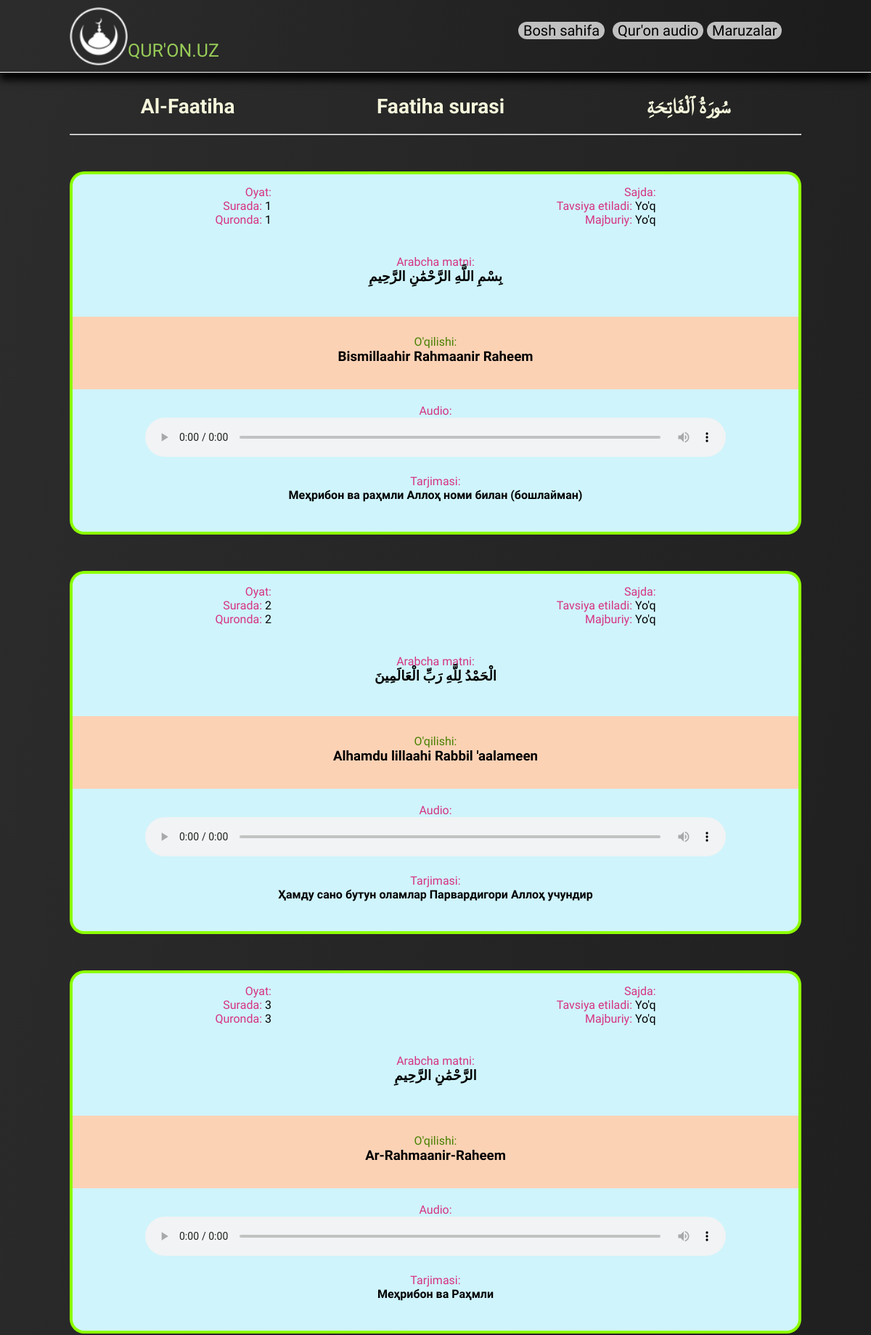
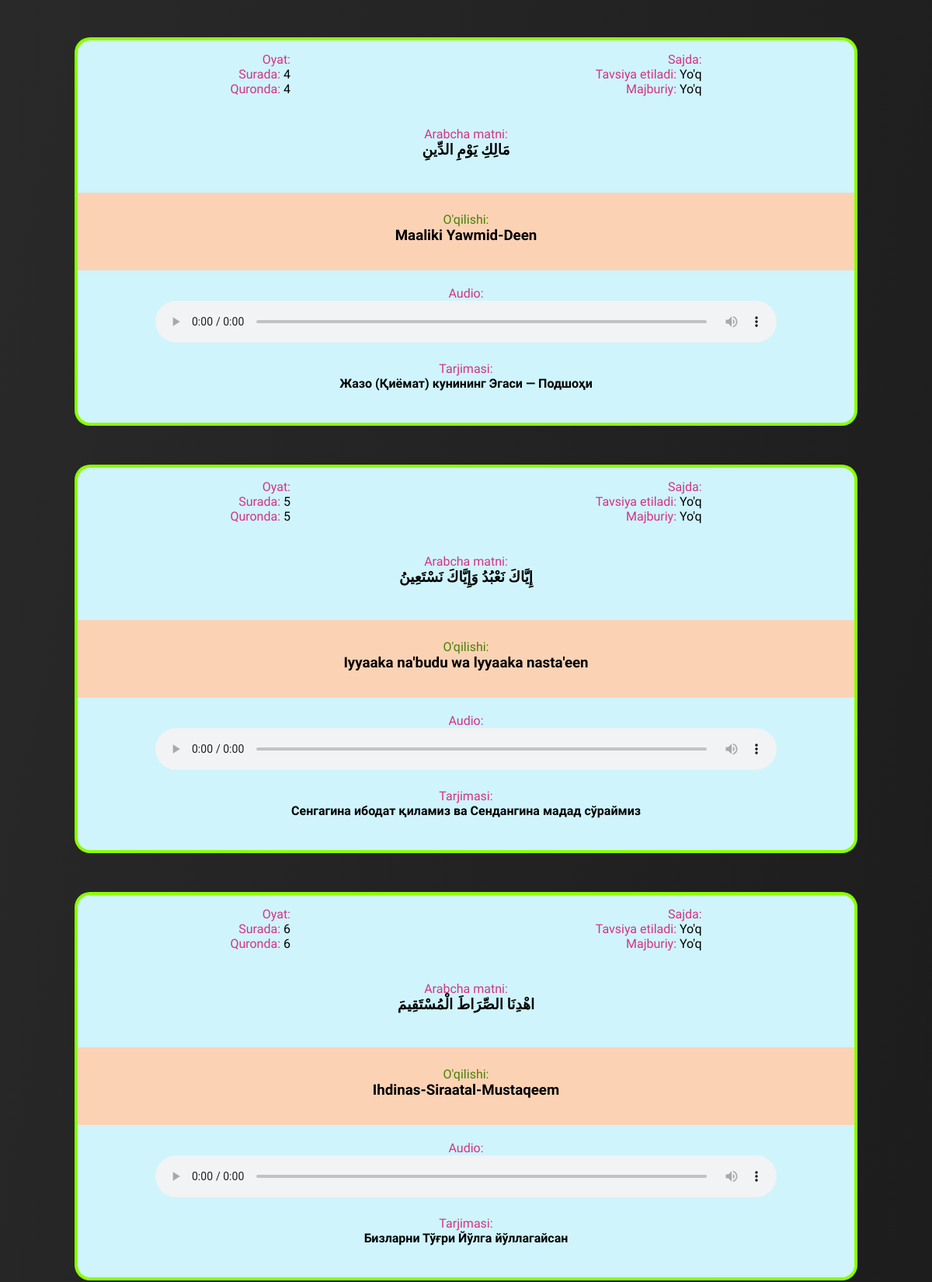
Screenshot of /sura/Al-Faatiha/ (upper part) with the database file from the repository (2 pictures, top to bottom).
### quronuz/models.py (models this page shows, shortened)
class Sura(models.Model):
    title_arabic = models.CharField('Arabcha matni' ,max_length=30)
    title_eng = models.CharField('Inglizcha matni' ,max_length=30)
    title_uz = models.CharField('O\'zbekcha matni' ,max_length=30)
    slug = models.SlugField('Slug' ,max_length=30)
    qori = models.ForeignKey(Qori , on_delete=models.CASCADE, null=True)
    class Meta:
        verbose_name = 'Sura'
        verbose_name_plural = 'Suralar'

class Oyat(models.Model):
    audio = models.FileField('Audio' ,upload_to='audios/')
    text_arabic = models.CharField('Arabcha matni' ,max_length=255)
    text_uzb = models.CharField('O\'qilishi' ,max_length=255)
    text_tafsir = models.CharField('O\'zbekchadagi ma\'nosi',max_length=1000)
    tr_sura = models.IntegerField('Suradagi t/r', default=0)
    tr_umumiy = models.IntegerField('Qur\'ondagi t/r', default=0)
    sajda_tafsiya = models.CharField('Sajda tafsiya', default='Yo\'q',max_length=4)
    sajda_majburiy = models.CharField('Sajda majburiy', default='Yo\'q',max_length=4)
    sura = models.ForeignKey(Sura , on_delete=models.CASCADE, null=True)
    class Meta:
        verbose_name = 'Oyat'
        verbose_name_plural = 'Oyatlar'

### quronuz/views.py (the view)
# urls.py: path('sura/<slug:slug>/', views.sura, name='sura'),
def sura(request, slug):
    sura = Sura.objects.get(slug=slug)
    oyat = sura.oyat_set.order_by()
    return render(request, "sura_detail.html", {
        'suras': sura,
        'oyatlar':oyat,
        })

### template/sura_detail.html (shortened to what this page needs)
{% extends "base.html" %}
{% load static %}
{% block content %}
    <aside>
            <div class="oyat-name">
                    <h1 >{{ suras.title_eng }}</h1> <h1>{{ suras.title_uz }}</h1> <h1>{{ suras.title_arabic }}</h1>
            </div>
         <hr style="margin-top: 20px;">
        <div class="oyatlar">
            {% for oyat in oyatlar %}
            <div class="oyat">
                <div class="oyat1" >
                    <div class="box1">
                        <p>Oyat: </p>
                        <p>Surada: <span>{{ oyat.tr_sura }}<span></p>
                        <p>Quronda: <span>{{ oyat.tr_umumiy }}</span></p>
                    </div>
                    <div class="box1">
                        <p>Sajda: </p>
                        <p>Tavsiya etiladi: <span>{{ oyat.sajda_tafsiya }}</span></p>
                        <p>Majburiy: <span>{{ oyat.sajda_majburiy }}</span></p>
                    </div>
                </div>
                <div class="oyat2">
                    <p>Arabcha matni: </p>
                    <h3>{{ oyat.text_arabic}}</h3>
                </div>
                <div class="oyat3">
                    <p>O'qilishi: </p>
                    <h3>{{ oyat.text_uzb}}</h3>
                </div>
                <div class="oyat4">
                    <p>Audio:</p>
                    <audio src="{{ oyat.audio.url }}" controls>
                    </audio>
                    <p>Tarjimasi: </p>
                    <h4 align="center">{{ oyat.text_tafsir}}</h4>
                </div>
            </div>
            {% endfor %}
        </div>
    </aside>
{% endblock content %}

### static/css/style.css (style rules this page uses)
* { margin: 0; padding: 0; box-sizing: border-box; font-family: 'Rajdhani', sans-serif; }
aside { width: 100%; height: auto; padding: 130px 8% 0 8%; }
aside h1 { font-size: 28px; color: beige; text-align: center; }
aside { margin-bottom: 50px; }
.oyat-name { display: flex; justify-content: space-around; }
.oyat1 { width: 100%; height: 100px; background-color: #cff4fc; border-top-left-radius: 20px; border-top-right-radius: 20px; display: flex; justify-content: space-around; border-left: 4px solid #8cff00; border-right: 4px solid #8cff00; border-top: 4px solid #8cff00; padding-top: 15px; margin-top: 50px; }
.oyat1 p { color: #d63384; }
.oyat1 p span { color: black; }
.box1 { text-align: right; }
.oyat2 { width: 100%; height: 100px; background-color: #cff4fc; border-left: 4px solid #8cff00; border-right: 4px solid #8cff00; text-align: center; padding-top: 15px; }
.oyat2 p { color: #d63384; }
.oyat3 { width: 100%; height: 100px; background-color: #fcd2b5; border-left: 4px solid #8cff00; border-right: 4px solid #8cff00; text-align: center; padding-top: 25px; }
.oyat3 p { color: #478100; }
.oyat4 { width: 100%; min-height: 200px; background-color: #cff4fc; border-bottom-left-radius: 20px; border-bottom-right-radius: 20px; border-left: 4px solid #8cff00; border-right: 4px solid #8cff00; border-bottom: 4px solid #8cff00; }
.oyat4 audio { width: 80%; margin: 0 10%; z-index: 0; }
.oyat4 p { color: #d63384; text-align: center; justify-content: center; padding-top: 20px; }

### template/base.html (style rules this page uses)
body { background: linear-gradient(101.56deg, #2C2C2C 1.56%, #1C1C1C 95.55%); }

### rows the page displays
Sura: title_eng "Al-Faatiha", title_uz "Faatiha surasi", title_arabic "سُورَةُ ٱلْفَاتِحَةِ"
Oyat: tr_sura "1", tr_umumiy "1", sajda_tafsiya "Yo'q", sajda_majburiy "Yo'q", text_arabic "بِسْمِ اللَّهِ الرَّحْمَٰنِ الرَّحِيمِ", text_uzb "Bismillaahir Rahmaanir Raheem", text_tafsir "Меҳрибон ва раҳмли Аллоҳ номи билан (бошлайман)"
Oyat: tr_sura "2", tr_umumiy "2", sajda_tafsiya "Yo'q", sajda_majburiy "Yo'q", text_arabic "الْحَمْدُ لِلَّهِ رَبِّ الْعَالَمِينَ", text_uzb "Alhamdu lillaahi Rabbil 'aalameen", text_tafsir "Ҳамду сано бутун оламлар Парвардигори Аллоҳ учундир"
Oyat: tr_sura "3", tr_umumiy "3", sajda_tafsiya "Yo'q", sajda_majburiy "Yo'q", text_arabic "الرَّحْمَٰنِ الرَّحِيمِ", text_uzb "Ar-Rahmaanir-Raheem", text_tafsir "Меҳрибон ва Раҳмли"
Oyat: tr_sura "4", tr_umumiy "4", sajda_tafsiya "Yo'q", sajda_majburiy "Yo'q", text_arabic "مَالِكِ يَوْمِ الدِّينِ", text_uzb "Maaliki Yawmid-Deen", text_tafsir "Жазо (Қиёмат) кунининг Эгаси — Подшоҳи"
Oyat: tr_sura "5", tr_umumiy "5", sajda_tafsiya "Yo'q", sajda_majburiy "Yo'q", text_arabic "إِيَّاكَ نَعْبُدُ وَإِيَّاكَ نَسْتَعِينُ", text_uzb "Iyyaaka na'budu wa lyyaaka nasta'een", text_tafsir "Сенгагина ибодат қиламиз ва Сендангина мадад сўраймиз"
Oyat: tr_sura "6", tr_umumiy "6", sajda_tafsiya "Yo'q", sajda_majburiy "Yo'q", text_arabic "اهْدِنَا الصِّرَاطَ الْمُسْتَقِيمَ", text_uzb "Ihdinas-Siraatal-Mustaqeem", text_tafsir "Бизларни Тўғри Йўлга йўллагайсан"
